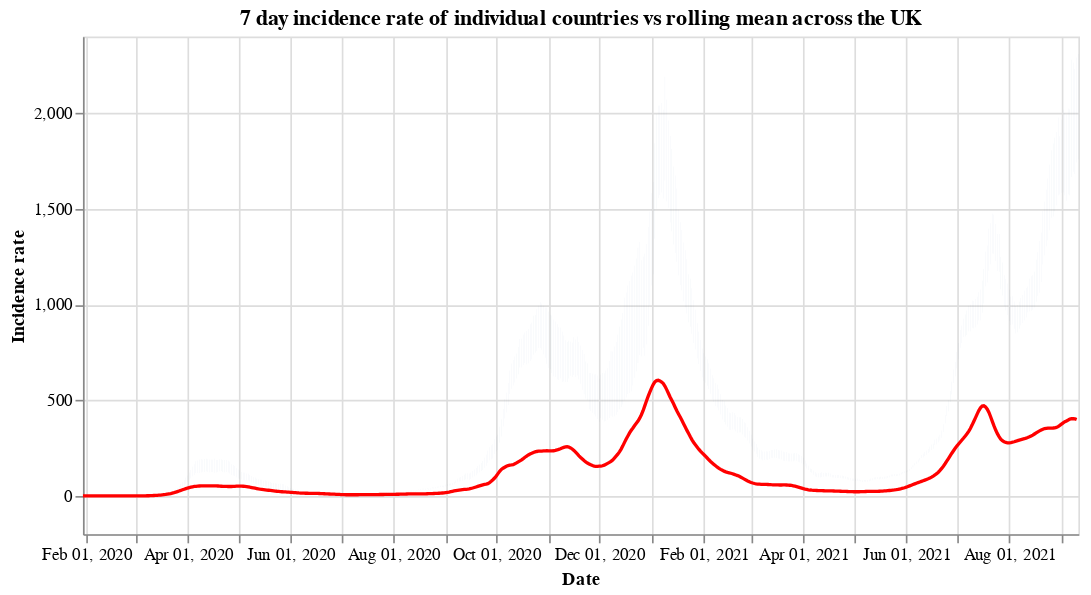

Notebook source saved alongside this figure:
### Code cell
#collapse
countries = uk_cases['areaName'].unique()
countries.sort()

selection = alt.selection_single(
    name='Select',
    fields=['areaName'],
    init={'areaName': 'Wales'},
    bind={'areaName': alt.binding_select(options=countries)}
)

# scatter plot, modify opacity based on selection
bars = alt.Chart(uk_cases).mark_bar().add_selection(
    selection
).encode(
    x=alt.X("yearmonthdate(date):T", axis=alt.Axis(title='Date')),
    y=alt.Y("weeklyCasesRate:Q", axis=alt.Axis(title='Incidence rate')),
    tooltip='weeklyCasesRate:Q',
    opacity=alt.condition(selection, alt.value(1), alt.value(0))
).properties(title=f'7 day incidence rate of individual countries vs rolling mean across the UK', width=600)

line = alt.Chart(overview_cases).mark_line(
    color='red',
    size=2,
).transform_window(
    rolling_mean='mean(weeklyCasesRate)',
    frame=[0, 7]
).encode(
    x='yearmonthdate(date):T',
    y='rolling_mean:Q'
)

alt.layer(bars, line)

### Figure 1 — Vega-Lite specification as saved in the notebook (floating-point values rounded to 4 significant figures; data arrays with more than 128 entries replaced by an {"elided": "..."} marker saying what was removed)
{"config": {"view": {"continuousWidth": 400, "continuousHeight": 300}}, "layer": [{"data": {"name": "data-d5e521771d1e86626ea85792abeb8f15"}, "mark": "bar", "encoding": {"opacity": {"condition": {"value": 1, "selection": "Select"}, "value": 0}, "tooltip": {"type": "quantitative", "field": "weeklyCasesRate"}, "x": {"type": "temporal", "axis": {"title": "Date"}, "field": "date", "timeUnit": "yearmonthdate"}, "y": {"type": "quantitative", "axis": {"title": "Incidence rate"}, "field": "weeklyCasesRate"}}, "selection": {"Select": {"type": "single", "fields": ["areaName"], "init": {"areaName": "Wales"}, "bind": {"areaName": {"input": "select", "options": ["England", "Northern Ireland", "Scotland", "Wales"]}}}}, "title": "7 day incidence rate of individual countries vs rolling mean across the UK", "width": 600}, {"data": {"name": "data-e46ae05cb66acb4bd7c19ee5e194d374"}, "mark": {"type": "line", "color": "red", "size": 2}, "encoding": {"x": {"type": "temporal", "field": "date", "timeUnit": "yearmonthdate"}, "y": {"type": "quantitative", "field": "rolling_mean"}}, "transform": [{"window": [{"op": "mean", "field": "weeklyCasesRate", "as": "rolling_mean"}], "frame": [0, 7]}]}], "$schema": "https://vega.github.io/schema/vega-lite/v4.8.1.json", "datasets": {"data-d5e521771d1e86626ea85792abeb8f15": {"elided": "2268 records"}, "data-e46ae05cb66acb4bd7c19ee5e194d374": {"elided": "590 records"}}}
